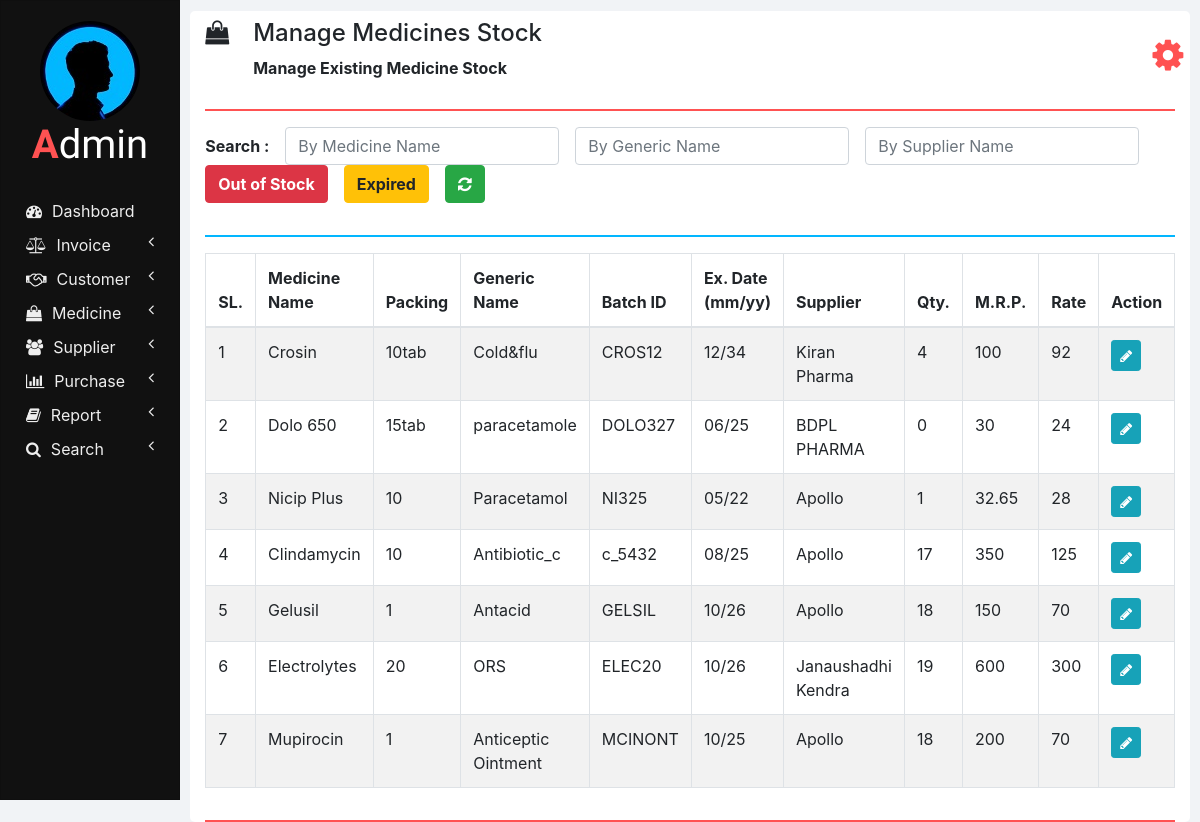
Page /manage_medicine_stock.php on the committed database.
### tables this page shows
CREATE TABLE `medicines` (
  `ID` int(11) NOT NULL,
  `NAME` varchar(100) NOT NULL,
  `PACKING` varchar(20) NOT NULL,
  `GENERIC_NAME` varchar(100) NOT NULL,
  `SUPPLIER_NAME` varchar(100) NOT NULL
);

CREATE TABLE `medicines_stock` (
  `ID` int(11) NOT NULL,
  `NAME` varchar(100) NOT NULL,
  `BATCH_ID` varchar(20) NOT NULL,
  `EXPIRY_DATE` varchar(10) NOT NULL,
  `QUANTITY` int(11) NOT NULL,
  `MRP` double NOT NULL,
  `RATE` double NOT NULL
);

### php/manage_medicine_stock.php (the view, shortened to what this page needs)
<?php
  function showMedicinesStock($id) {
    require "db_connection.php";
    if($con) {
      $seq_no = 0;
      $query = "SELECT * FROM medicines INNER JOIN medicines_stock ON medicines.NAME = medicines_stock.NAME";
      $result = mysqli_query($con, $query);
      while($row = mysqli_fetch_array($result)) {
        $seq_no++;
        if($row['BATCH_ID'] == $id)
          showEditOptionsRow($seq_no, $row);
        else
          showMedicineStockRow($seq_no, $row);
      }
    }
  }
  function showMedicineStockRow($seq_no, $row) {
    ?>
    <tr>
      <td><?php echo $seq_no; ?></td>
      <td><?php echo $row['NAME']; ?></td>
      <td><?php echo $row['PACKING']; ?></td>
      <td><?php echo $row['GENERIC_NAME']; ?></td>
      <td><?php echo $row['BATCH_ID']; ?></td>
      <td><?php echo $row['EXPIRY_DATE']; ?></td>
      <td><?php echo $row['SUPPLIER_NAME']; ?></td>
      <td><?php echo $row['QUANTITY']; ?></td>
      <td><?php echo $row['MRP']; ?></td>
      <td><?php echo $row['RATE']; ?></td>
      <td>
        <button href="" class="btn btn-info btn-sm" onclick="editMedicineStock('<?php echo $row['BATCH_ID']; ?>');">
          <i class="fa fa-pencil"></i>
        </button>
      </td>
    </tr>
    <?php
  }
  ?>

### css/sidenav.css (style rules this page uses)
body { background-color: #f1f3f6; }
.sidenav { width: 15%; height: 100vh; background-color: #222222; position: fixed; z-index: 1; flex: 1 0 auto; }
.card { width: 100%; height: 100%; top: 0; border-radius: 0; background-color: #111111; }
.logo .logo-caption { font-family: 'Poiret One', cursive; color: #ffffff; text-align: center; margin-bottom: 25px; }
.logo .profile { margin-left: 50%; border-radius: 50%; transform: translate(-50%); }
.logo .tweak { color: #ff5252; font-weight: bold; }
.main-menu-item { padding: 5px 5px; cursor: pointer; }
.main-menu-item > a { color: #eeeeee; text-decoration: none; font-size: 16px; }
.main-menu-item > a > span { margin-left: 10px; }

### css/home.css (style rules this page uses)
html, body { height: 100vh; }

### rows in the picture
medicines: seq_no "1", medicines_stock.NAME "Crosin", PACKING "10tab", GENERIC_NAME "Cold&flu", medicines_stock.BATCH_ID "CROS12", medicines_stock.EXPIRY_DATE "12/34", SUPPLIER_NAME "Kiran Pharma", medicines_stock.QUANTITY "4", medicines_stock.MRP "100", medicines_stock.RATE "92"
medicines: seq_no "2", medicines_stock.NAME "Dolo 650", PACKING "15tab", GENERIC_NAME "paracetamole", medicines_stock.BATCH_ID "DOLO327", medicines_stock.EXPIRY_DATE "06/25", SUPPLIER_NAME "BDPL PHARMA", medicines_stock.QUANTITY "0", medicines_stock.MRP "30", medicines_stock.RATE "24"
medicines: seq_no "3", medicines_stock.NAME "Nicip Plus", PACKING "10", GENERIC_NAME "Paracetamol", medicines_stock.BATCH_ID "NI325", medicines_stock.EXPIRY_DATE "05/22", SUPPLIER_NAME "Apollo", medicines_stock.QUANTITY "1", medicines_stock.MRP "32.65", medicines_stock.RATE "28"
medicines: seq_no "4", medicines_stock.NAME "Clindamycin", PACKING "10", GENERIC_NAME "Antibiotic_c", medicines_stock.BATCH_ID "c_5432", medicines_stock.EXPIRY_DATE "08/25", SUPPLIER_NAME "Apollo", medicines_stock.QUANTITY "17", medicines_stock.MRP "350", medicines_stock.RATE "125"
medicines: seq_no "5", medicines_stock.NAME "Gelusil", PACKING "1", GENERIC_NAME "Antacid", medicines_stock.BATCH_ID "GELSIL", medicines_stock.EXPIRY_DATE "10/26", SUPPLIER_NAME "Apollo", medicines_stock.QUANTITY "18", medicines_stock.MRP "150", medicines_stock.RATE "70"
medicines: seq_no "6", medicines_stock.NAME "Electrolytes", PACKING "20", GENERIC_NAME "ORS", medicines_stock.BATCH_ID "ELEC20", medicines_stock.EXPIRY_DATE "10/26", SUPPLIER_NAME "Janaushadhi Kendra", medicines_stock.QUANTITY "19", medicines_stock.MRP "600", medicines_stock.RATE "300"
medicines: seq_no "7", medicines_stock.NAME "Mupirocin", PACKING "1", GENERIC_NAME "Anticeptic Ointment", medicines_stock.BATCH_ID "MCINONT", medicines_stock.EXPIRY_DATE "10/25", SUPPLIER_NAME "Apollo", medicines_stock.QUANTITY "18", medicines_stock.MRP "200", medicines_stock.RATE "70"

### other values in the picture
$heading "Manage Medicines Stock"
$sub_heading "Manage Existing Medicine Stock"
